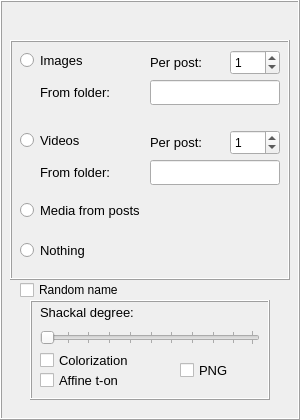
   <widget class="QFrame" name="mediaSet">
    <property name="geometry">
     <rect>
      <x>970</x>
      <y>70</y>
      <width>300</width>
      <height>420</height>
     </rect>
    </property>
    <property name="frameShape">
     <enum>QFrame::Box</enum>
    </property>
    <property name="frameShadow">
     <enum>QFrame::Raised</enum>
    </property>
    <property name="class" stdset="0">
     <string>gui-frame form</string>
    </property>
    <widget class="QFrame" name="shackalBox">
     <property name="geometry">
      <rect>
       <x>30</x>
       <y>300</y>
       <width>240</width>
       <height>100</height>
      </rect>
     </property>
     <property name="frameShape">
      <enum>QFrame::Box</enum>
     </property>
     <property name="frameShadow">
      <enum>QFrame::Raised</enum>
     </property>
     <property name="class" stdset="0">
      <string>form-box</string>
     </property>
     <widget class="QCheckBox" name="shackalAffine">
      <property name="geometry">
       <rect>
        <x>10</x>
        <y>70</y>
        <width>110</width>
        <height>20</height>
       </rect>
      </property>
      <property name="font">
       <font>
        <pointsize>10</pointsize>
       </font>
      </property>
      <property name="toolTip">
       <string/>
      </property>
      <property name="text">
       <string>Affine t-on</string>
      </property>
     </widget>
     <widget class="QLabel" name="shackalDegreeLabel">
      <property name="geometry">
       <rect>
        <x>10</x>
        <y>0</y>
        <width>200</width>
        <height>25</height>
       </rect>
      </property>
      <property name="font">
       <font>
        <pointsize>10</pointsize>
       </font>
      </property>
      <property name="text">
       <string>Shackal degree:</string>
      </property>
      <property name="buddy">
       <cstring>shackalDegree</cstring>
      </property>
     </widget>
     <widget class="QCheckBox" name="shackalColor">
      <property name="geometry">
       <rect>
        <x>10</x>
        <y>50</y>
        <width>110</width>
        <height>20</height>
       </rect>
      </property>
      <property name="font">
       <font>
        <pointsize>10</pointsize>
       </font>
      </property>
      <property name="toolTip">
       <string/>
      </property>
      <property name="text">
       <string>Colorization</string>
      </property>
      <property name="tristate">
       <bool>false</bool>
      </property>
     </widget>
     <widget class="QSlider" name="shackalDegree">
      <property name="geometry">
       <rect>
        <x>10</x>
        <y>30</y>
        <width>220</width>
        <height>15</height>
       </rect>
      </property>
      <property name="font">
       <font>
        <pointsize>10</pointsize>
       </font>
      </property>
      <property name="toolTip">
       <string/>
      </property>
      <property name="orientation">
       <enum>Qt::Horizontal</enum>
      </property>
      <property name="invertedAppearance">
       <bool>false</bool>
      </property>
      <property name="invertedControls">
       <bool>false</bool>
      </property>
      <property name="tickPosition">
       <enum>QSlider::TicksBothSides</enum>
      </property>
     </widget>
     <widget class="QCheckBox" name="toPNG">
      <property name="geometry">
       <rect>
        <x>150</x>
        <y>60</y>
        <width>90</width>
        <height>20</height>
       </rect>
      </property>
      <property name="font">
       <font>
        <pointsize>10</pointsize>
       </font>
      </property>
      <property name="toolTip">
       <string/>
      </property>
      <property name="statusTip">
       <string/>
      </property>
      <property name="whatsThis">
       <string/>
      </property>
      <property name="text">
       <string>PNG</string>
      </property>
     </widget>
    </widget>
    <widget class="QFrame" name="mediaBox">
     <property name="geometry">
      <rect>
       <x>10</x>
       <y>40</y>
       <width>280</width>
       <height>240</height>
      </rect>
     </property>
     <property name="frameShape">
      <enum>QFrame::Box</enum>
     </property>
     <property name="frameShadow">
      <enum>QFrame::Raised</enum>
     </property>
     <property name="class" stdset="0">
      <string>form-box</string>
     </property>
     <widget class="QSpinBox" name="imagesCount">
      <property name="geometry">
       <rect>
        <x>220</x>
        <y>10</y>
        <width>50</width>
        <height>25</height>
       </rect>
      </property>
      <property name="maximum">
       <number>4</number>
      </property>
      <property name="value">
       <number>1</number>
      </property>
     </widget>
     <widget class="QRadioButton" name="medias">
      <property name="geometry">
       <rect>
        <x>10</x>
        <y>160</y>
        <width>260</width>
        <height>20</height>
       </rect>
      </property>
      <property name="font">
       <font>
        <pointsize>10</pointsize>
       </font>
      </property>
      <property name="toolTip">
       <string/>
      </property>
      <property name="text">
       <string>Media from posts</string>
      </property>
      <attribute name="buttonGroup">
       <string notr="true">buttonGroup_4</string>
      </attribute>
     </widget>
     <widget class="QLineEdit" name="videosFolder">
      <property name="geometry">
       <rect>
        <x>140</x>
        <y>120</y>
        <width>130</width>
        <height>25</height>
       </rect>
      </property>
      <property name="font">
       <font>
        <pointsize>10</pointsize>
       </font>
      </property>
      <property name="toolTip">
       <string/>
      </property>
     </widget>
     <widget class="QRadioButton" name="images">
      <property name="geometry">
       <rect>
        <x>10</x>
        <y>10</y>
        <width>120</width>
        <height>20</height>
       </rect>
      </property>
      <property name="font">
       <font>
        <pointsize>10</pointsize>
       </font>
      </property>
      <property name="toolTip">
       <string/>
      </property>
      <property name="text">
       <string>Images</string>
      </property>
      <attribute name="buttonGroup">
       <string notr="true">buttonGroup_4</string>
      </attribute>
     </widget>
     <widget class="QLabel" name="videosCountLabel">
      <property name="geometry">
       <rect>
        <x>140</x>
        <y>90</y>
        <width>80</width>
        <height>25</height>
       </rect>
      </property>
      <property name="font">
       <font>
        <pointsize>10</pointsize>
       </font>
      </property>
      <property name="text">
       <string>Per post:</string>
      </property>
     </widget>
     <widget class="QRadioButton" name="noMedia">
      <property name="geometry">
       <rect>
        <x>10</x>
        <y>200</y>
        <width>260</width>
        <height>20</height>
       </rect>
      </property>
      <property name="font">
       <font>
        <pointsize>10</pointsize>
       </font>
      </property>
      <property name="toolTip">
       <string/>
      </property>
      <property name="text">
       <string>Nothing</string>
      </property>
      <attribute name="buttonGroup">
       <string notr="true">buttonGroup_4</string>
      </attribute>
     </widget>
     <widget class="QLabel" name="imagesFolderLabel">
      <property name="geometry">
       <rect>
        <x>30</x>
        <y>40</y>
        <width>110</width>
        <height>25</height>
       </rect>
      </property>
      <property name="font">
       <font>
        <pointsize>10</pointsize>
       </font>
      </property>
      <property name="text">
       <string>From folder:</string>
      </property>
      <property name="buddy">
       <cstring>imagesFolder</cstring>
      </property>
     </widget>
     <widget class="QLineEdit" name="imagesFolder">
      <property name="geometry">
       <rect>
        <x>140</x>
        <y>40</y>
        <width>130</width>
        <height>25</height>
       </rect>
      </property>
      <property name="font">
       <font>
        <pointsize>10</pointsize>
       </font>
      </property>
      <property name="toolTip">
       <string/>
      </property>
     </widget>
     <widget class="QRadioButton" name="videos">
      <property name="geometry">
       <rect>
        <x>10</x>
        <y>90</y>
        <width>110</width>
        <height>20</height>
       </rect>
      </property>
      <property name="font">
       <font>
        <pointsize>10</pointsize>
       </font>
      </property>
      <property name="toolTip">
       <string/>
      </property>
      <property name="text">
       <string>Videos</string>
      </property>
      <attribute name="buttonGroup">
       <string notr="true">buttonGroup_4</string>
      </attribute>
     </widget>
     <widget class="QSpinBox" name="videosCount">
      <property name="geometry">
       <rect>
        <x>220</x>
        <y>90</y>
        <width>50</width>
        <height>25</height>
       </rect>
      </property>
      <property name="maximum">
       <number>4</number>
      </property>
      <property name="value">
       <number>1</number>
      </property>
     </widget>
     <widget class="QLabel" name="imagesCountLabel">
      <property name="geometry">
       <rect>
        <x>140</x>
        <y>10</y>
        <width>80</width>
        <height>25</height>
       </rect>
      </property>
      <property name="font">
       <font>
        <pointsize>10</pointsize>
       </font>
      </property>
      <property name="text">
       <string>Per post:</string>
      </property>
     </widget>
     <widget class="QLabel" name="videosFolderLabel">
      <property name="geometry">
       <rect>
        <x>30</x>
        <y>120</y>
        <width>110</width>
        <height>25</height>
       </rect>
      </property>
      <property name="font">
       <font>
        <pointsize>10</pointsize>
       </font>
      </property>
      <property name="text">
       <string>From folder:</string>
      </property>
      <property name="buddy">
       <cstring>videosFolder</cstring>
      </property>
     </widget>
     <widget class="QLabel" name="mediaLabel">
      <property name="geometry">
       <rect>
        <x>10</x>
        <y>0</y>
        <width>59</width>
        <height>14</height>
       </rect>
      </property>
      <property name="text">
       <string/>
      </property>
     </widget>
    </widget>
    <widget class="QLabel" name="shackalLabel">
     <property name="geometry">
      <rect>
       <x>30</x>
       <y>280</y>
       <width>240</width>
       <height>20</height>
      </rect>
     </property>
     <property name="text">
      <string/>
     </property>
    </widget>
    <widget class="QCheckBox" name="randMediaName">
     <property name="geometry">
      <rect>
       <x>20</x>
       <y>280</y>
       <width>260</width>
       <height>20</height>
      </rect>
     </property>
     <property name="text">
      <string>Random name</string>
     </property>
    </widget>
    <zorder>mediaBox</zorder>
    <zorder>shackalLabel</zorder>
    <zorder>shackalBox</zorder>
    <zorder>randMediaName</zorder>
   </widget>
